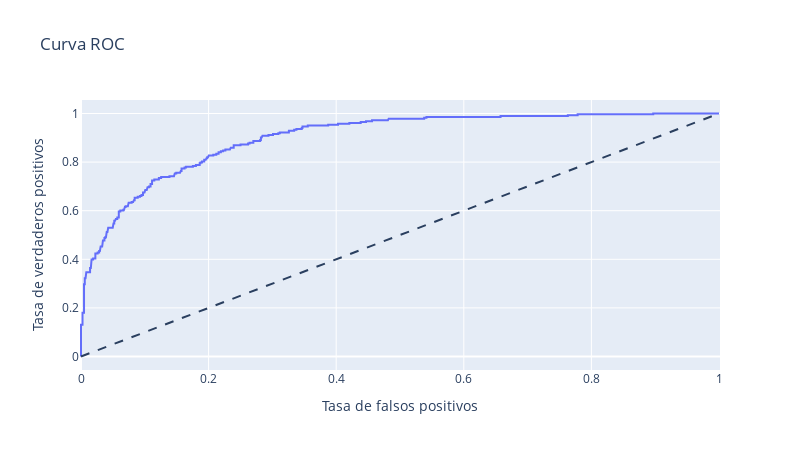

Notebook code for this chart:
### Markdown cell above
#### RANDOM FOREST CLASSIFIER

### Code cell
Mejores_hiperparámetros = {'class_weight': None, 'max_depth': 20, 'min_samples_leaf': 2, 'min_samples_split': 2, 'n_estimators': 200}
model_rf = RandomForestClassifier(**Mejores_hiperparámetros)

# param_grid = {
#     'n_estimators': [100, 200, 300],  
#     'max_depth': [10, 20, 30],  
#     'min_samples_split': [2, 5, 10],  
#     'min_samples_leaf': [1, 2, 4],   
#     'class_weight': ['balanced', 'balanced_subsample', None]  
# }

# grid_search = GridSearchCV(estimator=model_rf, param_grid=param_grid, cv=5, scoring='accuracy', n_jobs=-1, verbose=2)
# grid_search.fit(X_train, y_train)

# print("Mejores hiperparámetros:", grid_search.best_params_)

# #Mejores hiperparámetros: {'class_weight': None, 'max_depth': 20, 'min_samples_leaf': 2, 'min_samples_split': 2, 'n_estimators': 200}

# # Predecir usando el mejor modelo encontrado
# best_model = grid_search.best_estimator_
# predictions = best_model.predict(X_test)

model_rf.fit(X_train,y_train)
predictions = model_rf.predict(X_test)
find_scores(X_test, y_test, predictions, model_rf)

### Figure 1 — Plotly figure (JSON) as saved in the notebook; plotly's stock layout.template omitted (floating-point values rounded to 4 significant figures; data arrays with more than 128 entries replaced by an {"elided": "..."} marker saying what was removed)
{"data": [{"hovertemplate": "Tasa de falsos positivos=%{x}<br>Tasa de verdaderos positivos=%{y}<extra></extra>", "legendgroup": "", "line": {"color": "#636efa", "dash": "solid"}, "marker": {"symbol": "circle"}, "mode": "lines", "name": "", "orientation": "v", "showlegend": false, "type": "scatter", "x": {"elided": "241 float values"}, "xaxis": "x", "y": {"elided": "241 float values"}, "yaxis": "y"}], "layout": {"height": 450, "legend": {"tracegroupgap": 0}, "shapes": [{"line": {"dash": "dash"}, "type": "line", "x0": 0, "x1": 1, "y0": 0, "y1": 1}], "title": {"text": "Curva ROC"}, "width": 800, "xaxis": {"anchor": "y", "domain": [0, 1], "title": {"text": "Tasa de falsos positivos"}}, "yaxis": {"anchor": "x", "domain": [0, 1], "title": {"text": "Tasa de verdaderos positivos"}}}}
